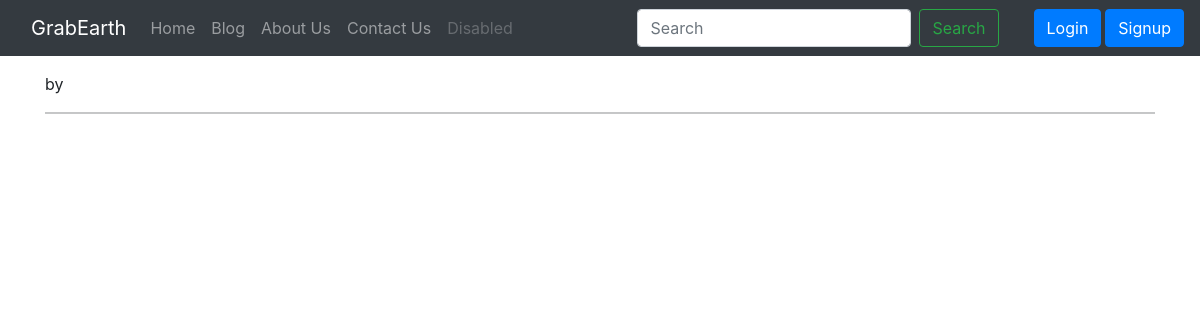
Before: /blog/secondPost with the older database file.
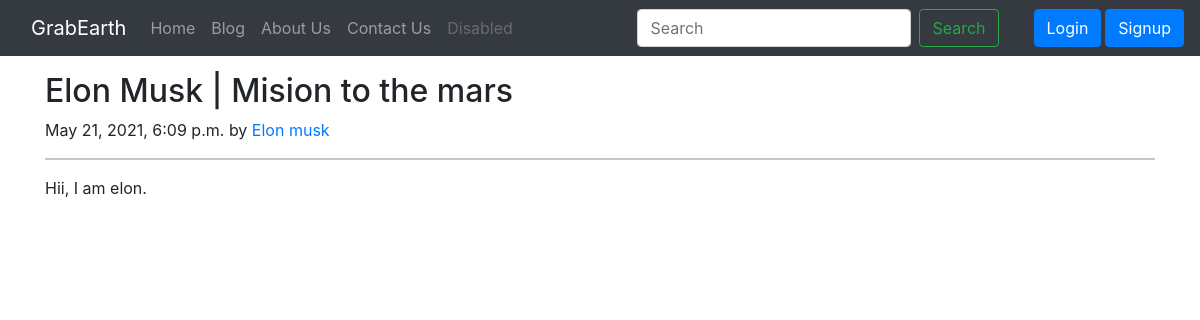
After: the same page with the newer database file.
### blog/models.py (models this page shows, shortened)
class Post(models.Model):
    sno=models.AutoField(primary_key=True)
    title=models.CharField(max_length=255)
    author=models.CharField(max_length=14)
    slug=models.CharField(max_length=130)
    timeStamp=models.DateTimeField(blank=True)
    content=models.TextField()

### blog/views.py (the view)
# urls.py: path('<str:slug>', views.BlogPost, name="BlogPost"),
def BlogPost(request, slug):
    post= Post.objects.filter(slug=slug).first()
    params= {'post':post}
    return render(request, 'blog/blogpost.html', params)

### templates/blog/blogpost.html (shortened to what this page needs)
{% extends 'base.html' %}
{% block body %}
<div class="container my-3">
    <h2 class="blog-post-title">{{post.title}}</h2>
    <p class="blog-post-meta">{{post.timeStamp}} by <a href="/about">{{post.author}}</a></p><hr>
    <p>{{post.content}}</p>
</div>
{% endblock body %}

Changed rows visible on the page:
added Post: title "Elon Musk | Mision to the mars", timeStamp "May 21, 2021, 6:09 p.m.", author "Elon musk", content "Hii, I am elon."
